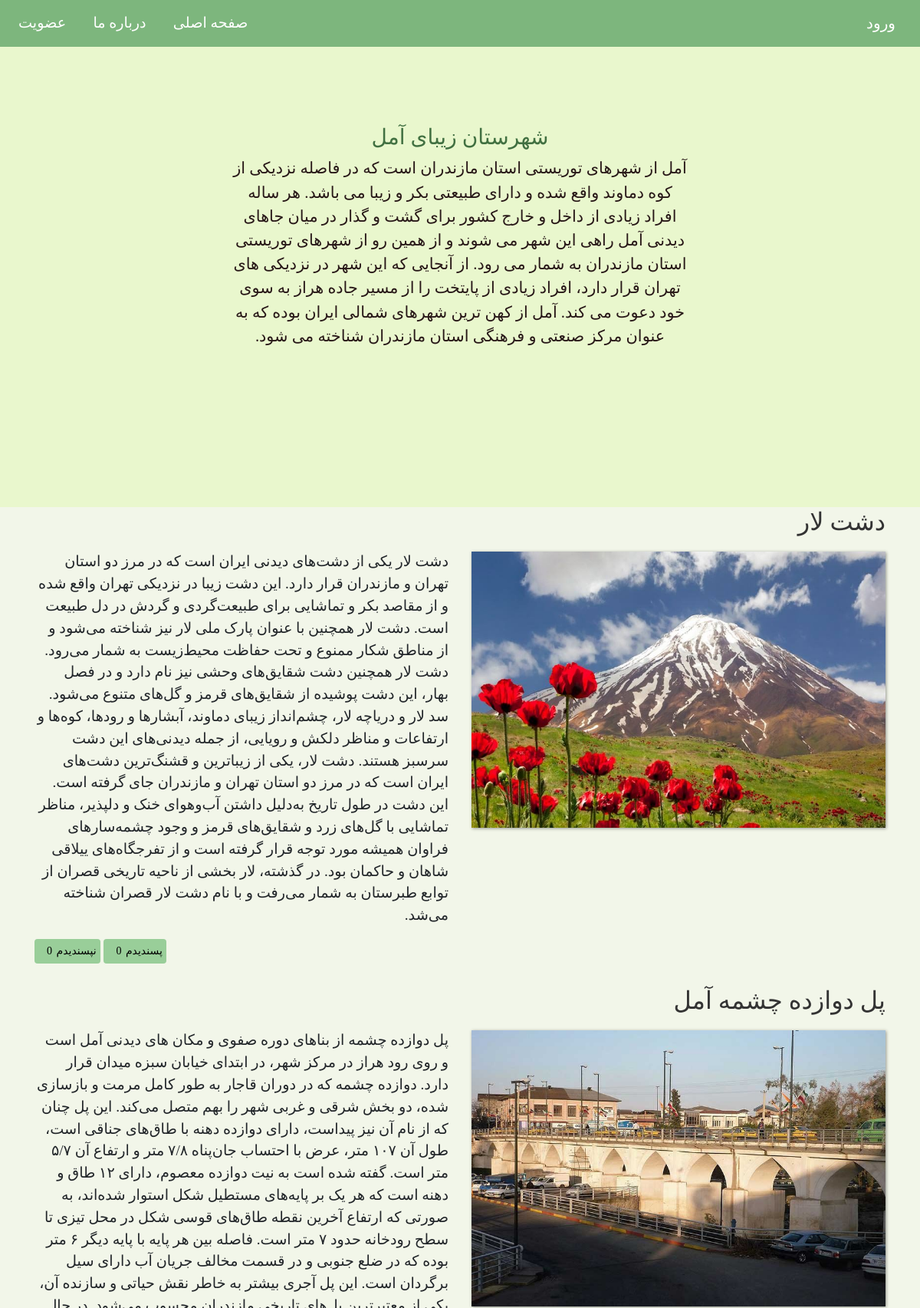
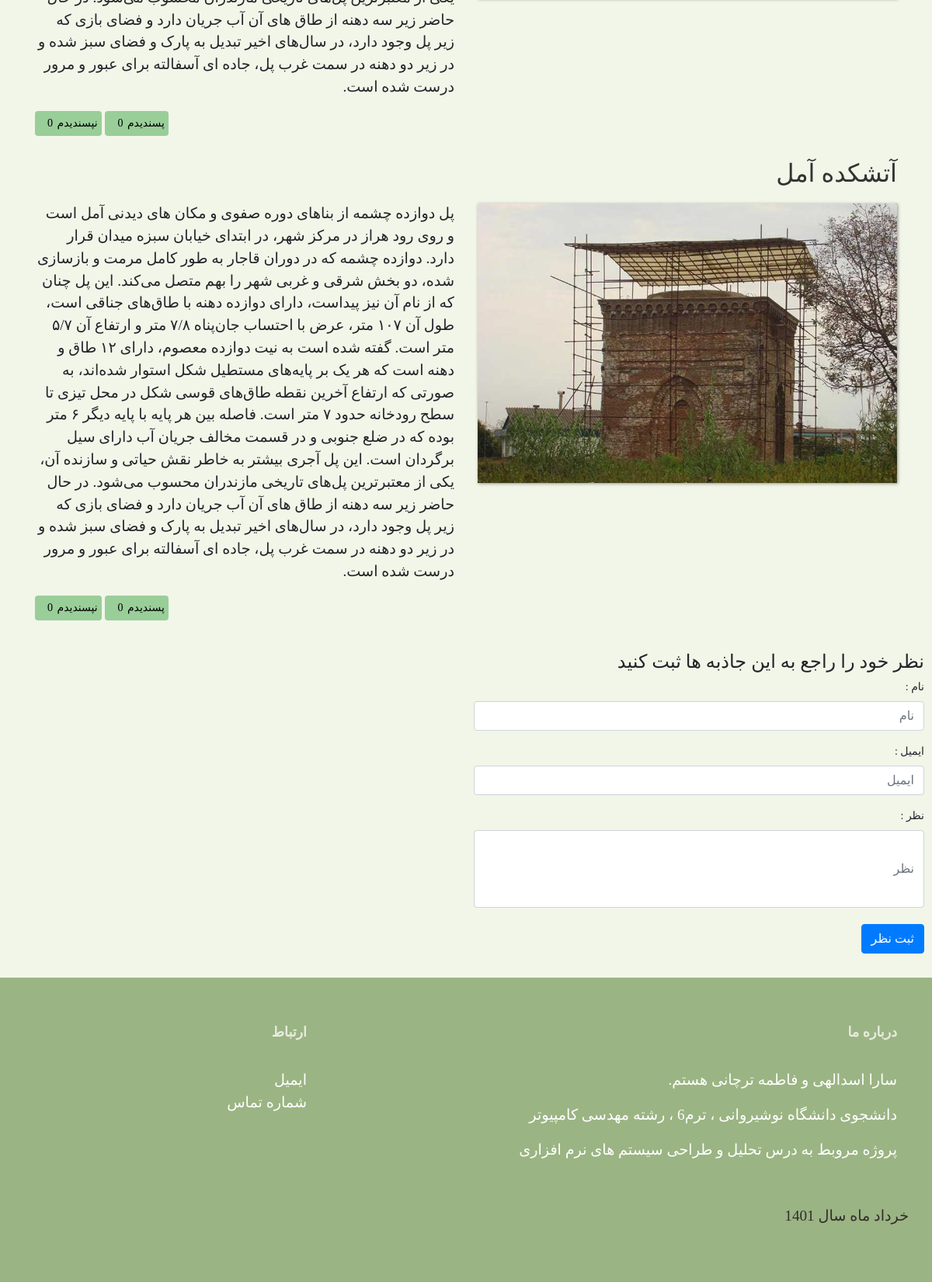
The app's page /articles/ with its own data (2 pictures, top to bottom).
### articles/models.py (models this page shows, shortened)
class Article(models.Model):
    title = models.CharField(max_length=100)
    slug = models.SlugField()
    body = models.TextField()
    date = models.DateTimeField(auto_now_add = True)
    image = models.ImageField(default='default.jpg',blank=True)
    def snippet(self):
        return self.body

### articles/views.py (the view)
# urls.py: path('' , views.articles_list, name="list"),
def articles_list(request):
    articles = models.Article.objects.all().order_by('date')
    args = {'articles':articles}
    return render(request, 'articles/articleslist.html' , args)

### articles/templates/articles/articleslist.html (shortened to what this page needs)
{% load static %}
<!DOCTYPE html>
<html lang="en">
    <head>
        <link rel="stylesheet" href="https://cdn.jsdelivr.net/npm/bootstrap@4.5.3/dist/css/bootstrap.min.css">
        <link rel="stylesheet" href="{% static 'style.css' %}">
	</head>
	<body>
        <nav class="navbar navbar-expand-md">
            <a class="navbar-brand" href="{%url 'accounts:login'%}" target="_blank">ورود</a>
            <div class="collapse navbar-collapse" id="main-navigation">
                <ul class="navbar-nav">
                    <li class="nav-item">
                        <a class="nav-link" href="{%url 'home'%}" target="_blank">صفحه اصلی</a>
                    </li>
                    <li class="nav-item">
                        <a class="nav-link" href="#A1">درباره ما</a>
                    </li>
                    <li class="nav-item">
                        <a class="nav-link" href="{%url 'accounts:signup'%}" target="_blank">عضویت</a>
                    </li>
                </ul>
            </div>
        </nav>
        <header class="page-header header container-fluid">
            <div class="description">
                <h3>شهرستان زیبای آمل</h3>
                <p>آمل از شهرهای توریستی استان مازندران است که در فاصله نزدیکی از کوه دماوند واقع شده و دارای طبیعتی بکر و زیبا می باشد. هر ساله افراد زیادی از داخل و خارج کشور برای گشت و گذار در میان جاهای دیدنی  آمل راهی این شهر می شوند و  از همین رو از شهرهای توریستی استان مازندران به شمار می رود. از آنجایی که این شهر در نزدیکی های تهران قرار دارد، افراد زیادی از پایتخت را از مسیر جاده هراز به سوی خود دعوت می کند. آمل از کهن ترین شهرهای شمالی ایران بوده که به عنوان مرکز صنعتی و فرهنگی استان مازندران شناخته می شود.
                </p>
            </div>
        </header>
        {% for article in articles %}
        <div class="container featuresamol">
            <div class="row">
                <div class="col-lg-6 col-md-6 col-sm-12">
                    <h3 class="featureamol-title">{{article.title}}</h3>
                    <img src="{{article.image.url}}" class="img-fluid">
                </div>
                <div class="col-lg-6 col-md-6 col-sm-12">
                    <br>
                    <br>
                    <p>{{article.snippet}}</p>
                </div>
            </div>
        </div>
        <div class="container">
            <a class="like">
                پسندیدم <input class="qty1" name="qty1" readonly="readonly" type="text" value="0" />
            </a>
            <a class="dislike">
                نپسندیدم <input class="qty2"  name="qty2" readonly="readonly" type="text" value="0" />
            </a>
        </div><br>
        {% endfor %}
        <div class="forms">
            <h4>نظر خود را راجع به این جاذبه ها ثبت کنید</h4>
            <form>
                <div class="form-group">
                  <label for="uname">نام :</label>
                  <input type="text" class="form-control" id="uname" placeholder="نام">
                </div>
                <div class="form-group">
                  <label for="exampleInputEmail1">ایمیل :</label>
                  <input type="email" class="form-control" id="exampleInputEmail1" placeholder="ایمیل">
                </div>
                <div class="nform-group">
                    <label for="uname">نظر :</label>
                    <input type="text" class="form-control" id="uname" placeholder="نظر">
                </div>
                <br>
                <button type="submit" class="btn btn-primary">ثبت نظر</button>
              </form><br>
        </div>
        <footer class="page-footer">
            <div class="container">
                <div class="row">
                    <div class="col-lg-8 col-md-8 col-sm-12">
                        <h6 class="text-uppercase font-weight-bold">درباره ما</h6><br>
                        <p id="A1">سارا اسدالهی  و فاطمه ترچانی هستم.</p>
                        <p>دانشجوی دانشگاه نوشیروانی ، ترم6 ، رشته مهدسی کامپیوتر</p>
                        <p>پروژه مروبط به درس تحلیل و طراحی سیستم های نرم افزاری</p>
                </div>
                <div class="col-lg-4 col-md-4 col-sm-12">
                    <h6 class="text-uppercase font-weight-bold">ارتباط</h6>
                    <p>
                    <br><a href="mailto:sara.jkm81@gmail.com?subject=Hello" target="_blank">ایمیل</a>
                    <br/><a href="tel:+123456789">شماره تماس</a>
                    <br/></p>
                </div>
            <div>
            <div class="footer-copyright text-center">خرداد ماه سال 1401</div>
        </footer>
    </body>
</html>

### asserts/style.css (style rules this page uses)
body { font-family: myFirstFon; font-size: larger; padding: 0; margin: 0; background: #f2f6e9; direction: rtl; }
.navbar { background:rgb(125, 182, 125); }
.nav-link, .navbar-brand { color: #fff; cursor: pointer; }
.nav-link { margin-right: 1em !important; }
.navbar-collapse { justify-content: flex-end; }
.header { background-color: #e9f7cd; background-size: cover; background-position: center; position: relative; height: 600px; }
.description { left: 50%; position: absolute; top: 45%; transform: translate(-50%, -55%); text-align: center; }
.description h3 { color: rgb(65, 112, 65); }
.description p { color: rgb(39, 23, 23); font-size: 1.3rem; line-height: 1.5; }
.featuresamol { text-align: right; }
.featureamol-title { color: #333; font-size: 2rem; font-weight: 500; margin-bottom: 20px; margin-left: 200px; }
.featuresamol img { box-shadow: 1px 1px 4px rgba(0, 0, 0, 0.4); margin-bottom: 16px; }
.page-footer { background-color: rgb(155, 180, 131); color: #fff; padding: 60px 0 30px; text-align: right; }
.page-footer h6 { color: #e8ece0; font-size: 1.1rem; }
.footer-copyright { color: rgb(49, 44, 44); padding: 40px 0; }
.page-footer a { color: #fff; }
.like, .dislike { color:#000; display: inline-block; margin-bottom: 0; font-weight: normal; text-align: center; vertical-align: middle; cursor: pointer; background: rgb(153, 206, 153); border: 1px solid transparent; white-space: nowrap; padding: 4px 4px; font-size: 14px; line-height: 1.428571429; border-radius: 4px; }
.qty1, .qty2 { border: none; width:20px; background: transparent; }
.forms { margin : 10px; background-position: center; position:relative; font-size: 14px; border-radius: 10px; text-align: right; padding-left: 50%; }
.nform-group input { height: 100px; }

### records on screen
Article: title "دشت لار", image (picture), snippet "دشت لار یکی از دشت‌های دیدنی ایران است که در مرز دو استان تهران و مازندران قرار دارد. این دشت زیبا در نزدیکی تهران واقع شده و از مقاصد بکر و تماشایی برای طبیعت‌گردی و گردش در دل طبیعت است. دشت لار همچنین با عنوان پارک ملی لار نیز شناخته می‌شود و از مناطق شکار ممنوع و تحت حفاظت محیط‌زیست به شمار می‌رود. دشت لار همچنین دشت شقایق‌های وحشی نیز نام دارد و در فصل بهار، این دشت پوشیده از شقایق‌های قرمز و گل‌های متنوع می‌شود. سد لار و دریاچه لار، چشم‌انداز زیبای دماوند، آبشارها و رودها، کوه‌ها و ارتفاعات و مناظر دلکش و رویایی، از جمله دیدنی‌های این دشت سرسبز هستند. دشت لار، یکی از زیباترین و قشنگ‌ترین دشت‌های ایران است که در مرز دو استان تهران و مازندران جای گرفته است. این دشت در طول تاریخ به‌دلیل…"
Article: title "پل دوازده چشمه آمل", image (picture), snippet "پل دوازده چشمه از بناهای دوره صفوی و مکان های دیدنی آمل است و روی رود هراز در مرکز شهر، در ابتدای خیابان سبزه میدان قرار دارد. دوازده چشمه که در دوران قاجار به طور کامل مرمت و بازسازی شده، دو بخش شرقی و غربی شهر را بهم متصل می‌کند. اين پل چنان كه از نام آن نيز پيداست، داراى دوازده دهنه با طاق‌هاى جناقى است، طول آن ۱۰۷ متر، عرض با احتساب جان‌پناه ۷/۸ متر و ارتفاع آن ۵/۷ متر است. گفته شده است به نیت دوازده معصوم، دارای ۱۲ طاق و دهنه است که هر یک بر پایه‌های مستطیل شکل استوار شده‌اند، به صورتی که ارتفاع آخرین نقطه طاق‌های قوسی شکل در محل تیزی تا سطح رودخانه حدود ۷ متر است. فاصله بین هر پایه با پایه دیگر ۶ متر بوده که در ضلع جنوبی و در قسمت مخالف جریان آب دارای سیل برگردان است. این پل آجری…"
Article: title "آتشکده آمل", image (picture), snippet "پل دوازده چشمه از بناهای دوره صفوی و مکان های دیدنی آمل است و روی رود هراز در مرکز شهر، در ابتدای خیابان سبزه میدان قرار دارد. دوازده چشمه که در دوران قاجار به طور کامل مرمت و بازسازی شده، دو بخش شرقی و غربی شهر را بهم متصل می‌کند. اين پل چنان كه از نام آن نيز پيداست، داراى دوازده دهنه با طاق‌هاى جناقى است، طول آن ۱۰۷ متر، عرض با احتساب جان‌پناه ۷/۸ متر و ارتفاع آن ۵/۷ متر است. گفته شده است به نیت دوازده معصوم، دارای ۱۲ طاق و دهنه است که هر یک بر پایه‌های مستطیل شکل استوار شده‌اند، به صورتی که ارتفاع آخرین نقطه طاق‌های قوسی شکل در محل تیزی تا سطح رودخانه حدود ۷ متر است. فاصله بین هر پایه با پایه دیگر ۶ متر بوده که در ضلع جنوبی و در قسمت مخالف جریان آب دارای سیل برگردان است. این پل آجری…"
